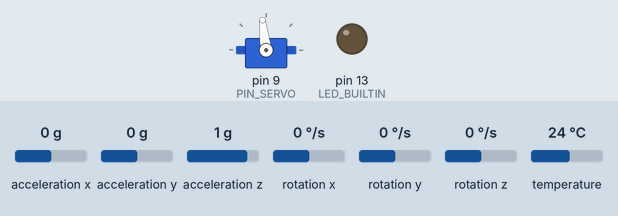
Bench run of a sketch on a simulated Arduino Uno, built with avr-gcc and run on an emulated ATmega328P. Shown: servo, output pins drawn as LEDs (lit = HIGH). The inputs (shaded band) are chosen by the test bench; at power-on: acceleration y 0 g, acceleration x 0 g, acceleration z 1 g, rotation x 0 °/s, rotation y 0 °/s, rotation z 0 °/s, temperature 24 °C. What the sketch prints to the serial monitor is not drawn.

Above: at 9.8 s.
9.9 s: acceleration y set to -1.4 g
At 11.8 s:
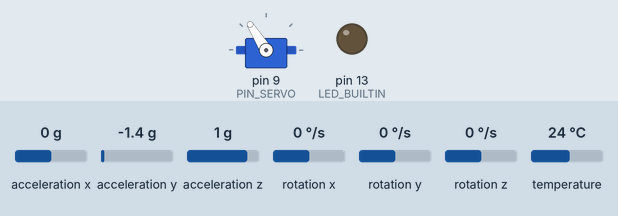
12.9 s: acceleration x set to -1.4 g
At 15.6 s:
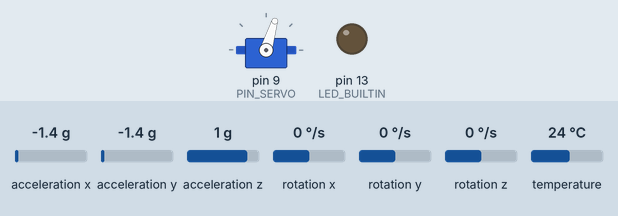
15.9 s: acceleration z set to -1.4 g
18.1 s: rotation x set to -192 °/s
Timing chart, 0 to 21.1 s (numbered marks = the images above; inputs shaded):
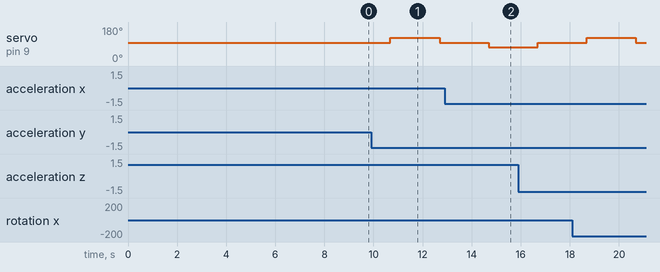

The sketch:

validar_observador.ino
```cpp
/* Validacion real del observador de estimar_theta_punto.m.
 * Ejecutar exportar_observador en MATLAB antes de compilar este sketch.
 * Servo pin 9: 1544 -> 1750 -> 1544 -> 1350, 3 s por nivel.
 * MPU6050: mismo eje X, calibracion y filtro complementario de Practica3.
 * Ciclo de 20 ms. Observador: xhat[k+1] = A*xhat[k]+B*u[k-2]+L*(y[k]-C*xhat[k]).
 * u[k] = pulso - 1544 us; y[k] = angulo relativo al cero calibrado.
 * Se rebasa el equilibrio del modelo al centro del servo (modelo lineal).
 * Estados iniciales del observador: cero; no usa el giro como correccion.
 * Trama: 'abcd' + 4 float32 little endian (20 bytes):
 * omega_est [rad/s], omega_gyro [rad/s], theta_est [rad], theta_filtro [rad].
 * Sin texto por Serial. LED encendido: plazo perdido o trama omitida;
 * descartar el ensayo, porque el observador supone Ts fijo.
 */
#include <Wire.h>
#include <Servo.h>
#include <Adafruit_MPU6050.h>
#include <Adafruit_Sensor.h>
#include <string.h>
#include "coeficientes_observador.h"

Adafruit_MPU6050 mpu;
Servo miServo;

const uint8_t PIN_SERVO = 9;
// Esta orden define la posicion de referencia de 0 grados.
const int PULSO_CENTRO_US = 1544;
const uint32_t ESTABILIZACION_SERVO_MS = 2000;
const uint16_t MUESTRAS_ASENTAMIENTO_FILTRO = 50; // 1 s a 50 Hz
const uint16_t MUESTRAS_OFFSET_ANGULO = 150; // Promediar durante 3 s
const uint32_t INTERVALO_EXCITACION_US = 2000000UL;

const uint16_t SECUENCIA_SERVO_US[] = {PULSO_CENTRO_US, 1800, PULSO_CENTRO_US, 1300};
const uint8_t CANTIDAD_PULSOS =
    sizeof(SECUENCIA_SERVO_US) / sizeof(SECUENCIA_SERVO_US[0]);

const uint8_t MPU_ADDR = 0x68;
const uint32_t SERIAL_BAUD = 115200;
const uint32_t I2C_CLOCK_HZ = 400000;
const uint32_t SAMPLE_PERIOD_US = 20000UL; // Ciclo completo a 50 Hz
const uint32_t RESERVA_TX_US = 3500UL; // 20 bytes a 115200: ~1736 us
static_assert(sizeof(float) == 4, "La trama requiere float32");
static_assert(INTERVALO_EXCITACION_US % SAMPLE_PERIOD_US == 0,
              "Cada escalon debe durar un numero entero de periodos");
const float ALPHA = 0.94;

float thetaEst = 0.0f; // x_hat[k], rad
float omegaEst = 0.0f; // rad/s
float omegaGyro = 0.0f; // rad/s, corregida por bias
// Historial de entrada relativa al centro: u[-1] = u[-2] = 0 us.
float uAnterior = 0.0f; // u[k-1]
float uDosMuestrasAntes = 0.0f; // u[k-2], retardo de 40 ms
float gyroX_offsetRadS = 0.0;
float anguloAccX = 0.0;
float anguloGyroX = 0.0;
float anguloFiltradoX = 0.0;
float offsetAnguloX = 0.0;
// Entrada u: orden enviada al servo; no es una medicion de pulsos ni de posicion.
float comandoServoUs = PULSO_CENTRO_US;

uint32_t tiempoAnteriorUs = 0;
uint32_t proximaMuestraUs = 0;
uint32_t proximoCambioServoUs = 0;
uint8_t indicePulso = 0;

void sendBinaryFrame() {
  if ((int32_t)(proximaMuestraUs - micros()) < (int32_t)RESERVA_TX_US ||
      Serial.availableForWrite() < 20) {
    digitalWrite(LED_BUILTIN, HIGH);
    return;
  }
  uint8_t trama[20] = {'a', 'b', 'c', 'd'};
  const float valores[] = {omegaEst, omegaGyro, thetaEst, (anguloFiltradoX - offsetAnguloX) * PI / 180.0f};
  for (uint8_t i = 0; i < 4; ++i) {
    uint32_t bits;
    memcpy(&bits, &valores[i], sizeof(bits));
    for (uint8_t j = 0; j < 4; ++j)
      trama[4 + 4 * i + j] = (uint8_t)(bits >> (8 * j));
  }
  Serial.write(trama, sizeof(trama)); // UART en segundo plano, sin flush()
}

void setup() {
  Serial.begin(SERIAL_BAUD);
  Wire.begin();
  Wire.setClock(I2C_CLOCK_HZ);

  // Mantener el actuador en el punto medio durante la calibracion.
  comandoServoUs = PULSO_CENTRO_US;
  miServo.writeMicroseconds((int)comandoServoUs);
  miServo.attach(PIN_SERVO);

  pinMode(LED_BUILTIN, OUTPUT);
  digitalWrite(LED_BUILTIN, LOW);
  if (!mpu.begin(MPU_ADDR)) {
    digitalWrite(LED_BUILTIN, HIGH);
    while (true) delay(100);
  }

  mpu.setAccelerometerRange(MPU6050_RANGE_8_G);
  mpu.setGyroRange(MPU6050_RANGE_500_DEG);
  mpu.setFilterBandwidth(MPU6050_BAND_44_HZ);

  // Mantener el sistema quieto durante esta calibracion inicial.
  delay(ESTABILIZACION_SERVO_MS);
  calibrarGyro();
  calibrarCeroAngular();

  // La adquisicion comienza en el centro mecanico.
  comandoServoUs = (float)SECUENCIA_SERVO_US[indicePulso];
  miServo.writeMicroseconds((int)comandoServoUs);

  const uint32_t ahoraUs = micros();
  tiempoAnteriorUs = ahoraUs;
  proximaMuestraUs = ahoraUs + SAMPLE_PERIOD_US;
  proximoCambioServoUs = proximaMuestraUs + INTERVALO_EXCITACION_US;
}

void loop() {
  const uint32_t ahoraUs = micros();
  if ((int32_t)(ahoraUs - proximaMuestraUs) < 0) return;
  proximaMuestraUs += SAMPLE_PERIOD_US;
  while ((int32_t)(ahoraUs - proximaMuestraUs) >= 0) {
    digitalWrite(LED_BUILTIN, HIGH);
    proximaMuestraUs += SAMPLE_PERIOD_US;
  }

  const float dt = (ahoraUs - tiempoAnteriorUs) * 1.0e-6;
  tiempoAnteriorUs = ahoraUs;
  actualizarAngulo(dt);

  // y[k] se mide antes de aplicar u[k], retenida hasta el siguiente ciclo.
  // Los cambios de nivel tambien ocurren sobre esta grilla de 20 ms.
  if ((int32_t)(ahoraUs - proximoCambioServoUs) >= 0) {
    do {
      proximoCambioServoUs += INTERVALO_EXCITACION_US;
      indicePulso = (indicePulso + 1) % CANTIDAD_PULSOS;
    } while ((int32_t)(ahoraUs - proximoCambioServoUs) >= 0);
  }
  comandoServoUs = (float)SECUENCIA_SERVO_US[indicePulso];
  miServo.writeMicroseconds((int)comandoServoUs);
  // Transmitir x_hat[k] junto con y[k] y gyro[k], antes de predecir k+1.
  sendBinaryFrame();
  const float y = (anguloFiltradoX - offsetAnguloX) * PI / 180.0f;
  const float u = comandoServoUs - PULSO_CENTRO_US;
  const float error = y - thetaEst;
  const float thetaSiguiente = OBS_A11*thetaEst + OBS_A12*omegaEst + OBS_B1*uDosMuestrasAntes + OBS_L1*error;
  const float omegaSiguiente = OBS_A21*thetaEst + OBS_A22*omegaEst + OBS_B2*uDosMuestrasAntes + OBS_L2*error;
  thetaEst = thetaSiguiente;
  omegaEst = omegaSiguiente;
  // Desplazar despues de calcular ambos estados, conservando u[k-2].
  uDosMuestrasAntes = uAnterior;
  uAnterior = u;
  if ((int32_t)(micros() - proximaMuestraUs) >= 0)
    digitalWrite(LED_BUILTIN, HIGH);
}

// El mismo filtro se usa durante la calibracion y durante la adquisicion.
void actualizarAngulo(float dt) {
  sensors_event_t accel, gyro, temperatura;
  mpu.getEvent(&accel, &gyro, &temperatura);
  anguloAccX =
      atan2(accel.acceleration.y,
            sqrt(sq(accel.acceleration.x) + sq(accel.acceleration.z))) *
      180.0 / PI;
  omegaGyro = gyro.gyro.x - gyroX_offsetRadS;
  const float gyroX_dps =
      (gyro.gyro.x - gyroX_offsetRadS) * 180.0 / PI;
  anguloGyroX += gyroX_dps * dt;
  anguloFiltradoX =
      ALPHA * (anguloFiltradoX + gyroX_dps * dt) +
      (1.0 - ALPHA) * anguloAccX;
}

void calibrarCeroAngular() {
  // No hay excitacion ni tramas durante esta etapa; el servo sigue en 1544 us.
  actualizarAngulo(0.0f);
  anguloFiltradoX = anguloAccX;
  uint32_t anteriorUs = micros();
  uint32_t siguienteUs = anteriorUs + SAMPLE_PERIOD_US;
  float sumaAngulo = 0.0f;
  const uint16_t total = MUESTRAS_ASENTAMIENTO_FILTRO + MUESTRAS_OFFSET_ANGULO;
  for (uint16_t i = 0; i < total; ++i) {
    while ((int32_t)(micros() - siguienteUs) < 0) {}
    const uint32_t ahoraUs = micros();
    actualizarAngulo((ahoraUs - anteriorUs) * 1.0e-6f);
    anteriorUs = ahoraUs;
    siguienteUs += SAMPLE_PERIOD_US;
    if (i >= MUESTRAS_ASENTAMIENTO_FILTRO)
      sumaAngulo += anguloFiltradoX;
  }
  offsetAnguloX = sumaAngulo / MUESTRAS_OFFSET_ANGULO;
}

void calibrarGyro() {
  float sumaXRadS = 0.0;
  const int muestras = 500;

  for (int i = 0; i < muestras; i++) {
    sensors_event_t accel, gyro, temperatura;
    mpu.getEvent(&accel, &gyro, &temperatura);
    sumaXRadS += gyro.gyro.x;
    delay(3);
  }

  gyroX_offsetRadS = sumaXRadS / muestras;
}
```

coeficientes_observador.h
```cpp
// Generado por exportar_observador.m. No editar a mano.
#pragma once
const float OBS_A11 = 1.000000000e+00f;
const float OBS_A12 = 2.000000000e-02f;
const float OBS_A21 = -4.893361752e+01f;
const float OBS_A22 = -8.506852078e-01f;
const float OBS_B1 = 0.000000000e+00f;
const float OBS_B2 = 3.237822213e-02f;
const float OBS_L1 = -1.310852078e-01f;
const float OBS_L2 = 8.687507241e+00f;
```
